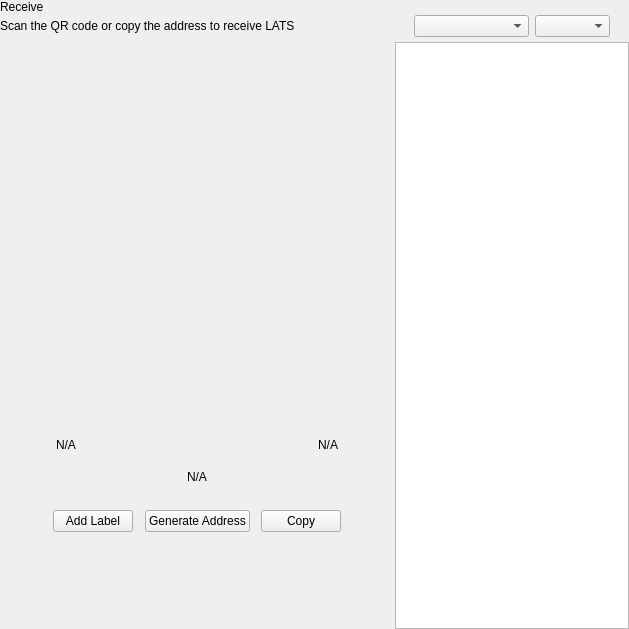
<?xml version="1.0" encoding="UTF-8"?>
<ui version="4.0">
 <class>ReceiveWidget</class>
 <widget class="QWidget" name="ReceiveWidget">
  <property name="geometry">
   <rect>
    <x>0</x>
    <y>0</y>
    <width>629</width>
    <height>629</height>
   </rect>
  </property>
  <property name="minimumSize">
   <size>
    <width>0</width>
    <height>0</height>
   </size>
  </property>
  <property name="windowTitle">
   <string>Form</string>
  </property>
  <layout class="QHBoxLayout" name="horizontalLayout_2" stretch="2,1">
   <property name="spacing">
    <number>0</number>
   </property>
   <property name="leftMargin">
    <number>0</number>
   </property>
   <property name="topMargin">
    <number>0</number>
   </property>
   <property name="rightMargin">
    <number>0</number>
   </property>
   <property name="bottomMargin">
    <number>0</number>
   </property>
   <item>
    <widget class="QWidget" name="left" native="true">
     <layout class="QVBoxLayout" name="verticalLayout_3">
      <property name="leftMargin">
       <number>0</number>
      </property>
      <property name="topMargin">
       <number>0</number>
      </property>
      <property name="rightMargin">
       <number>0</number>
      </property>
      <property name="bottomMargin">
       <number>0</number>
      </property>
      <item>
       <layout class="QVBoxLayout" name="verticalLayout_2">
        <property name="spacing">
         <number>0</number>
        </property>
        <property name="leftMargin">
         <number>0</number>
        </property>
        <item>
         <layout class="QHBoxLayout" name="horizontalLayout_3">
          <property name="spacing">
           <number>0</number>
          </property>
          <item>
           <layout class="QVBoxLayout" name="verticalLayout_4">
            <property name="spacing">
             <number>5</number>
            </property>
            <item>
             <widget class="QLabel" name="labelTitle">
              <property name="text">
               <string>Receive</string>
              </property>
             </widget>
            </item>
            <item alignment="Qt::AlignTop">
             <widget class="QLabel" name="labelSubtitle1">
              <property name="text">
               <string>Scan the QR code or copy the address to receive LATS</string>
              </property>
             </widget>
            </item>
           </layout>
          </item>
          <item>
           <spacer name="horizontalSpacer">
            <property name="orientation">
             <enum>Qt::Horizontal</enum>
            </property>
            <property name="sizeHint" stdset="0">
             <size>
              <width>40</width>
              <height>20</height>
             </size>
            </property>
           </spacer>
          </item>
         </layout>
        </item>
        <item>
         <spacer name="verticalSpacer_2">
          <property name="orientation">
           <enum>Qt::Vertical</enum>
          </property>
          <property name="sizeType">
           <enum>QSizePolicy::Expanding</enum>
          </property>
          <property name="sizeHint" stdset="0">
           <size>
            <width>20</width>
            <height>50</height>
           </size>
          </property>
         </spacer>
        </item>
        <item alignment="Qt::AlignHCenter">
         <widget class="QWidget" name="layoutQR" native="true">
          <property name="maximumSize">
           <size>
            <width>510</width>
            <height>16777215</height>
           </size>
          </property>
          <layout class="QVBoxLayout" name="verticalLayoutQr">
           <item>
            <spacer name="verticalSpacer11">
             <property name="orientation">
              <enum>Qt::Vertical</enum>
             </property>
             <property name="sizeType">
              <enum>QSizePolicy::Fixed</enum>
             </property>
             <property name="sizeHint" stdset="0">
              <size>
               <width>20</width>
               <height>20</height>
              </size>
             </property>
            </spacer>
           </item>
           <item alignment="Qt::AlignHCenter">
            <widget class="QLabel" name="labelQrImg">
             <property name="minimumSize">
              <size>
               <width>260</width>
               <height>260</height>
              </size>
             </property>
             <property name="maximumSize">
              <size>
               <width>260</width>
               <height>260</height>
              </size>
             </property>
             <property name="text">
              <string/>
             </property>
             <property name="alignment">
              <set>Qt::AlignCenter</set>
             </property>
            </widget>
           </item>
           <item>
            <spacer name="verticalSpacer_21">
             <property name="orientation">
              <enum>Qt::Vertical</enum>
             </property>
             <property name="sizeType">
              <enum>QSizePolicy::Fixed</enum>
             </property>
             <property name="sizeHint" stdset="0">
              <size>
               <width>20</width>
               <height>30</height>
              </size>
             </property>
            </spacer>
           </item>
           <item>
            <widget class="QWidget" name="widget" native="true">
             <property name="minimumSize">
              <size>
               <width>0</width>
               <height>0</height>
              </size>
             </property>
             <layout class="QHBoxLayout" name="horizontalLayout_5">
              <item>
               <widget class="QLabel" name="labelLabel">
                <property name="text">
                 <string notr="true">N/A</string>
                </property>
               </widget>
              </item>
              <item>
               <spacer name="horizontalSpacer_2">
                <property name="orientation">
                 <enum>Qt::Horizontal</enum>
                </property>
                <property name="sizeHint" stdset="0">
                 <size>
                  <width>141</width>
                  <height>20</height>
                 </size>
                </property>
               </spacer>
              </item>
              <item>
               <widget class="QLabel" name="labelDate">
                <property name="text">
                 <string notr="true">N/A</string>
                </property>
                <property name="alignment">
                 <set>Qt::AlignRight|Qt::AlignTrailing|Qt::AlignVCenter</set>
                </property>
               </widget>
              </item>
             </layout>
            </widget>
           </item>
           <item>
            <widget class="QLabel" name="labelAddress">
             <property name="sizePolicy">
              <sizepolicy hsizetype="Expanding" vsizetype="Preferred">
               <horstretch>0</horstretch>
               <verstretch>0</verstretch>
              </sizepolicy>
             </property>
             <property name="minimumSize">
              <size>
               <width>300</width>
               <height>0</height>
              </size>
             </property>
             <property name="text">
              <string notr="true">N/A</string>
             </property>
             <property name="alignment">
              <set>Qt::AlignCenter</set>
             </property>
            </widget>
           </item>
           <item>
            <spacer name="verticalSpacer_4">
             <property name="orientation">
              <enum>Qt::Vertical</enum>
             </property>
             <property name="sizeType">
              <enum>QSizePolicy::Fixed</enum>
             </property>
             <property name="sizeHint" stdset="0">
              <size>
               <width>20</width>
               <height>20</height>
              </size>
             </property>
            </spacer>
           </item>
           <item>
            <layout class="QHBoxLayout" name="horizontalLayout_4">
             <item alignment="Qt::AlignHCenter">
              <widget class="QPushButton" name="pushButtonLabel">
               <property name="focusPolicy">
                <enum>Qt::NoFocus</enum>
               </property>
               <property name="text">
                <string>Add Label</string>
               </property>
              </widget>
             </item>
             <item alignment="Qt::AlignHCenter">
              <widget class="QPushButton" name="pushButtonNewAddress">
               <property name="focusPolicy">
                <enum>Qt::NoFocus</enum>
               </property>
               <property name="text">
                <string>Generate Address</string>
               </property>
              </widget>
             </item>
             <item alignment="Qt::AlignHCenter">
              <widget class="QPushButton" name="pushButtonCopy">
               <property name="focusPolicy">
                <enum>Qt::NoFocus</enum>
               </property>
               <property name="text">
                <string>Copy</string>
               </property>
              </widget>
             </item>
            </layout>
           </item>
           <item>
            <spacer name="verticalSpacer_3">
             <property name="orientation">
              <enum>Qt::Vertical</enum>
             </property>
             <property name="sizeType">
              <enum>QSizePolicy::Expanding</enum>
             </property>
             <property name="sizeHint" stdset="0">
              <size>
               <width>20</width>
               <height>20</height>
              </size>
             </property>
            </spacer>
           </item>
          </layout>
         </widget>
        </item>
        <item>
         <spacer name="verticalSpacer">
          <property name="orientation">
           <enum>Qt::Vertical</enum>
          </property>
          <property name="sizeHint" stdset="0">
           <size>
            <width>20</width>
            <height>40</height>
           </size>
          </property>
         </spacer>
        </item>
       </layout>
      </item>
     </layout>
    </widget>
   </item>
   <item>
    <widget class="QWidget" name="right" native="true">
     <layout class="QVBoxLayout" name="verticalLayout_5">
      <property name="spacing">
       <number>0</number>
      </property>
      <property name="leftMargin">
       <number>1</number>
      </property>
      <property name="topMargin">
       <number>0</number>
      </property>
      <property name="rightMargin">
       <number>0</number>
      </property>
      <property name="bottomMargin">
       <number>0</number>
      </property>
      <item>
       <layout class="QVBoxLayout" name="container_right">
        <property name="spacing">
         <number>0</number>
        </property>
        <property name="leftMargin">
         <number>0</number>
        </property>
        <property name="rightMargin">
         <number>0</number>
        </property>
        <item>
         <layout class="QVBoxLayout" name="verticalLayout">
          <property name="spacing">
           <number>6</number>
          </property>
          <property name="leftMargin">
           <number>19</number>
          </property>
          <property name="rightMargin">
           <number>19</number>
          </property>
          <item>
           <widget class="OptionButton" name="btnRequest" native="true"/>
          </item>
          <item>
           <widget class="OptionButton" name="btnMyAddresses" native="true">
            <property name="sizePolicy">
             <sizepolicy hsizetype="Preferred" vsizetype="Minimum">
              <horstretch>0</horstretch>
              <verstretch>0</verstretch>
             </sizepolicy>
            </property>
           </widget>
          </item>
         </layout>
        </item>
        <item>
         <widget class="QWidget" name="sortWidget" native="true">
          <layout class="QHBoxLayout" name="horizontalLayout_6">
           <property name="leftMargin">
            <number>19</number>
           </property>
           <property name="rightMargin">
            <number>19</number>
           </property>
           <property name="bottomMargin">
            <number>5</number>
           </property>
           <item>
            <spacer name="horizontalSpacer_3">
             <property name="orientation">
              <enum>Qt::Horizontal</enum>
             </property>
             <property name="sizeHint" stdset="0">
              <size>
               <width>40</width>
               <height>20</height>
              </size>
             </property>
            </spacer>
           </item>
           <item>
            <widget class="QComboBox" name="comboBoxSort">
             <property name="sizePolicy">
              <sizepolicy hsizetype="Preferred" vsizetype="Fixed">
               <horstretch>0</horstretch>
               <verstretch>0</verstretch>
              </sizepolicy>
             </property>
             <property name="minimumSize">
              <size>
               <width>115</width>
               <height>0</height>
              </size>
             </property>
            </widget>
           </item>
           <item>
            <widget class="QComboBox" name="comboBoxSortOrder">
             <property name="sizePolicy">
              <sizepolicy hsizetype="Preferred" vsizetype="Fixed">
               <horstretch>0</horstretch>
               <verstretch>0</verstretch>
              </sizepolicy>
             </property>
             <property name="minimumSize">
              <size>
               <width>75</width>
               <height>0</height>
              </size>
             </property>
            </widget>
           </item>
          </layout>
         </widget>
        </item>
        <item>
         <widget class="QListView" name="listViewAddress"/>
        </item>
       </layout>
      </item>
     </layout>
    </widget>
   </item>
  </layout>
 </widget>
 <customwidgets>
  <customwidget>
   <class>OptionButton</class>
   <extends>QWidget</extends>
   <header>qt/pivx/optionbutton.h</header>
   <container>1</container>
  </customwidget>
 </customwidgets>
 <resources/>
 <connections/>
</ui>
